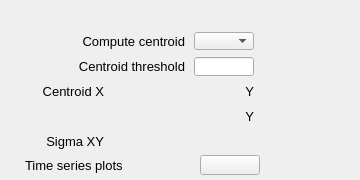
    <widget class="PyDMFrame" name="composite_15">
      <property name="geometry">
        <rect>
          <x>390</x>
          <y>280</y>
          <width>360</width>
          <height>180</height>
        </rect>
      </property>
      <widget class="QLabel" name="text_22">
        <property name="geometry">
          <rect>
            <x>4</x>
            <y>81</y>
            <width>100</width>
            <height>20</height>
          </rect>
        </property>
        <property name="text">
          <string>Centroid X</string>
        </property>
        <property name="font" stdset="0">
          <font>
            <pointsize>10</pointsize>
          </font>
        </property>
        <property name="brush" stdset="0">
          <brush brushstyle="SolidPattern">
            <color alpha="255">
              <red>0</red>
              <green>0</green>
              <blue>0</blue>
            </color>
          </brush>
        </property>
        <property name="toolTip">
          <string>text_22</string>
        </property>
        <property name="alignment">
          <set>Qt::AlignRight|Qt::AlignTrailing|Qt::AlignVCenter</set>
        </property>
        <property name="styleSheet">
          <string notr="true">QLabel#text_22 {
  color: rgb(0, 0, 0);
  }</string>
        </property>
      </widget>
      <widget class="PyDMLabel" name="text_update_14">
        <property name="geometry">
          <rect>
            <x>108</x>
            <y>82</y>
            <width>90</width>
            <height>18</height>
          </rect>
        </property>
        <property name="toolTip">
          <string>PV: ${prefix}CentroidX_RBV</string>
        </property>
        <property name="channel" stdset="0">
          <string>ca://${prefix}CentroidX_RBV</string>
        </property>
        <property name="font" stdset="0">
          <font>
            <pointsize>10</pointsize>
          </font>
        </property>
        <property name="alignment">
          <set>Qt::AlignLeading|Qt::AlignLeft|Qt::AlignVCenter</set>
        </property>
        <property name="textInteractionFlags">
          <set>Qt::TextSelectableByKeyboard|Qt::TextSelectableByMouse</set>
        </property>
        <property name="styleSheet">
          <string notr="true">PyDMLabel#text_update_14 {
  color: rgb(10, 0, 184);
  background-color: rgb(187, 187, 187);
  }</string>
        </property>
      </widget>
      <widget class="PyDMLabel" name="text_update_15">
        <property name="geometry">
          <rect>
            <x>260</x>
            <y>82</y>
            <width>90</width>
            <height>18</height>
          </rect>
        </property>
        <property name="toolTip">
          <string>PV: ${prefix}CentroidY_RBV</string>
        </property>
        <property name="channel" stdset="0">
          <string>ca://${prefix}CentroidY_RBV</string>
        </property>
        <property name="font" stdset="0">
          <font>
            <pointsize>10</pointsize>
          </font>
        </property>
        <property name="alignment">
          <set>Qt::AlignLeading|Qt::AlignLeft|Qt::AlignVCenter</set>
        </property>
        <property name="textInteractionFlags">
          <set>Qt::TextSelectableByKeyboard|Qt::TextSelectableByMouse</set>
        </property>
        <property name="styleSheet">
          <string notr="true">PyDMLabel#text_update_15 {
  color: rgb(10, 0, 184);
  background-color: rgb(187, 187, 187);
  }</string>
        </property>
      </widget>
      <widget class="QLabel" name="text_23">
        <property name="geometry">
          <rect>
            <x>224</x>
            <y>81</y>
            <width>30</width>
            <height>20</height>
          </rect>
        </property>
        <property name="text">
          <string>Y</string>
        </property>
        <property name="font" stdset="0">
          <font>
            <pointsize>10</pointsize>
          </font>
        </property>
        <property name="brush" stdset="0">
          <brush brushstyle="SolidPattern">
            <color alpha="255">
              <red>0</red>
              <green>0</green>
              <blue>0</blue>
            </color>
          </brush>
        </property>
        <property name="toolTip">
          <string>text_23</string>
        </property>
        <property name="alignment">
          <set>Qt::AlignRight|Qt::AlignTrailing|Qt::AlignVCenter</set>
        </property>
        <property name="styleSheet">
          <string notr="true">QLabel#text_23 {
  color: rgb(0, 0, 0);
  }</string>
        </property>
      </widget>
      <widget class="PyDMLabel" name="text_update_16">
        <property name="geometry">
          <rect>
            <x>260</x>
            <y>107</y>
            <width>90</width>
            <height>18</height>
          </rect>
        </property>
        <property name="toolTip">
          <string>PV: ${prefix}SigmaY_RBV</string>
        </property>
        <property name="channel" stdset="0">
          <string>ca://${prefix}SigmaY_RBV</string>
        </property>
        <property name="font" stdset="0">
          <font>
            <pointsize>10</pointsize>
          </font>
        </property>
        <property name="alignment">
          <set>Qt::AlignLeading|Qt::AlignLeft|Qt::AlignVCenter</set>
        </property>
        <property name="textInteractionFlags">
          <set>Qt::TextSelectableByKeyboard|Qt::TextSelectableByMouse</set>
        </property>
        <property name="styleSheet">
          <string notr="true">PyDMLabel#text_update_16 {
  color: rgb(10, 0, 184);
  background-color: rgb(187, 187, 187);
  }</string>
        </property>
      </widget>
      <widget class="QLabel" name="text_24">
        <property name="geometry">
          <rect>
            <x>224</x>
            <y>106</y>
            <width>30</width>
            <height>20</height>
          </rect>
        </property>
        <property name="text">
          <string>Y</string>
        </property>
        <property name="font" stdset="0">
          <font>
            <pointsize>10</pointsize>
          </font>
        </property>
        <property name="brush" stdset="0">
          <brush brushstyle="SolidPattern">
            <color alpha="255">
              <red>0</red>
              <green>0</green>
              <blue>0</blue>
            </color>
          </brush>
        </property>
        <property name="toolTip">
          <string>text_24</string>
        </property>
        <property name="alignment">
          <set>Qt::AlignRight|Qt::AlignTrailing|Qt::AlignVCenter</set>
        </property>
        <property name="styleSheet">
          <string notr="true">QLabel#text_24 {
  color: rgb(0, 0, 0);
  }</string>
        </property>
      </widget>
      <widget class="PyDMEnumComboBox" name="menu_4">
        <property name="geometry">
          <rect>
            <x>194</x>
            <y>32</y>
            <width>60</width>
            <height>18</height>
          </rect>
        </property>
        <property name="toolTip">
          <string>${prefix}ComputeCentroid</string>
        </property>
        <property name="channel" stdset="0">
          <string>ca://${prefix}ComputeCentroid</string>
        </property>
        <property name="font" stdset="0">
          <font>
            <pointsize>10</pointsize>
          </font>
        </property>
        <property name="styleSheet">
          <string notr="true">PyDMEnumComboBox#menu_4 {
  color: rgb(0, 0, 0);
  background-color: rgb(115, 223, 255);
  }</string>
        </property>
      </widget>
      <widget class="PyDMLabel" name="text_update_17">
        <property name="geometry">
          <rect>
            <x>260</x>
            <y>32</y>
            <width>90</width>
            <height>18</height>
          </rect>
        </property>
        <property name="toolTip">
          <string>PV: ${prefix}ComputeCentroid_RBV</string>
        </property>
        <property name="channel" stdset="0">
          <string>ca://${prefix}ComputeCentroid_RBV</string>
        </property>
        <property name="font" stdset="0">
          <font>
            <pointsize>10</pointsize>
          </font>
        </property>
        <property name="alignment">
          <set>Qt::AlignLeading|Qt::AlignLeft|Qt::AlignVCenter</set>
        </property>
        <property name="textInteractionFlags">
          <set>Qt::TextSelectableByKeyboard|Qt::TextSelectableByMouse</set>
        </property>
        <property name="styleSheet">
          <string notr="true">PyDMLabel#text_update_17 {
  color: rgb(10, 0, 184);
  background-color: rgb(70, 70, 70);
  }</string>
        </property>
      </widget>
      <widget class="QLabel" name="text_25">
        <property name="geometry">
          <rect>
            <x>5</x>
            <y>31</y>
            <width>180</width>
            <height>20</height>
          </rect>
        </property>
        <property name="text">
          <string>Compute centroid</string>
        </property>
        <property name="font" stdset="0">
          <font>
            <pointsize>10</pointsize>
          </font>
        </property>
        <property name="brush" stdset="0">
          <brush brushstyle="SolidPattern">
            <color alpha="255">
              <red>0</red>
              <green>0</green>
              <blue>0</blue>
            </color>
          </brush>
        </property>
        <property name="toolTip">
          <string>text_25</string>
        </property>
        <property name="alignment">
          <set>Qt::AlignRight|Qt::AlignTrailing|Qt::AlignVCenter</set>
        </property>
        <property name="styleSheet">
          <string notr="true">QLabel#text_25 {
  color: rgb(0, 0, 0);
  }</string>
        </property>
      </widget>
      <widget class="PyDMFrame" name="composite_16">
        <property name="geometry">
          <rect>
            <x>125</x>
            <y>5</y>
            <width>110</width>
            <height>21</height>
          </rect>
        </property>
        <widget class="PyDMDrawingRectangle" name="rectangle_9">
          <property name="geometry">
            <rect>
              <x>390</x>
              <y>280</y>
              <width>110</width>
              <height>21</height>
            </rect>
          </property>
          <property name="brush" stdset="0">
            <brush brushstyle="SolidPattern">
              <color alpha="255">
                <red>218</red>
                <green>218</green>
                <blue>218</blue>
              </color>
            </brush>
          </property>
          <property name="penStyle" stdset="0">
            <enum>Qt::SolidLine</enum>
          </property>
          <property name="penColor" stdset="0">
            <color>
              <red>218</red>
              <green>218</green>
              <blue>218</blue>
            </color>
          </property>
          <property name="penWidth" stdset="0">
            <double>0</double>
          </property>
          <property name="penCapStyle" stdset="0">
            <enum>Qt::FlatCap</enum>
          </property>
          <property name="toolTip">
            <string>rectangle_9</string>
          </property>
        </widget>
        <widget class="QLabel" name="text_26">
          <property name="geometry">
            <rect>
              <x>393</x>
              <y>280</y>
              <width>103</width>
              <height>20</height>
            </rect>
          </property>
          <property name="text">
            <string>Centroid</string>
          </property>
          <property name="font" stdset="0">
            <font>
              <pointsize>10</pointsize>
            </font>
          </property>
          <property name="brush" stdset="0">
            <brush brushstyle="SolidPattern">
              <color alpha="255">
                <red>10</red>
                <green>0</green>
                <blue>184</blue>
              </color>
            </brush>
          </property>
          <property name="toolTip">
            <string>text_26</string>
          </property>
          <property name="alignment">
            <set>Qt::AlignCenter</set>
          </property>
          <property name="styleSheet">
            <string notr="true">QLabel#text_26 {
  color: rgb(10, 0, 184);
  }</string>
          </property>
        </widget>
      </widget>
      <widget class="QLabel" name="text_27">
        <property name="geometry">
          <rect>
            <x>15</x>
            <y>56</y>
            <width>170</width>
            <height>20</height>
          </rect>
        </property>
        <property name="text">
          <string>Centroid threshold</string>
        </property>
        <property name="font" stdset="0">
          <font>
            <pointsize>10</pointsize>
          </font>
        </property>
        <property name="brush" stdset="0">
          <brush brushstyle="SolidPattern">
            <color alpha="255">
              <red>0</red>
              <green>0</green>
              <blue>0</blue>
            </color>
          </brush>
        </property>
        <property name="toolTip">
          <string>text_27</string>
        </property>
        <property name="alignment">
          <set>Qt::AlignRight|Qt::AlignTrailing|Qt::AlignVCenter</set>
        </property>
        <property name="styleSheet">
          <string notr="true">QLabel#text_27 {
  color: rgb(0, 0, 0);
  }</string>
        </property>
      </widget>
      <widget class="PyDMLineEdit" name="text_entry_7">
        <property name="geometry">
          <rect>
            <x>194</x>
            <y>57</y>
            <width>60</width>
            <height>19</height>
          </rect>
        </property>
        <property name="channel" stdset="0">
          <string>ca://${prefix}CentroidThreshold</string>
        </property>
        <property name="toolTip">
          <string>${prefix}CentroidThreshold</string>
        </property>
        <property name="font" stdset="0">
          <font>
            <pointsize>10</pointsize>
          </font>
        </property>
        <property name="styleSheet">
          <string notr="true">PyDMLineEdit#text_entry_7 {
  color: rgb(0, 0, 0);
  background-color: rgb(115, 223, 255);
  border: 1px solid black;
  margin: 0px;
  padding: 0px;
  spacing: 0px;
  }</string>
        </property>
      </widget>
      <widget class="PyDMLabel" name="text_update_18">
        <property name="geometry">
          <rect>
            <x>260</x>
            <y>57</y>
            <width>90</width>
            <height>18</height>
          </rect>
        </property>
        <property name="toolTip">
          <string>PV: ${prefix}CentroidThreshold_RBV</string>
        </property>
        <property name="channel" stdset="0">
          <string>ca://${prefix}CentroidThreshold_RBV</string>
        </property>
        <property name="font" stdset="0">
          <font>
            <pointsize>10</pointsize>
          </font>
        </property>
        <property name="alignment">
          <set>Qt::AlignLeading|Qt::AlignLeft|Qt::AlignVCenter</set>
        </property>
        <property name="textInteractionFlags">
          <set>Qt::TextSelectableByKeyboard|Qt::TextSelectableByMouse</set>
        </property>
        <property name="styleSheet">
          <string notr="true">PyDMLabel#text_update_18 {
  color: rgb(10, 0, 184);
  background-color: rgb(187, 187, 187);
  }</string>
        </property>
      </widget>
      <widget class="PyDMDrawingRectangle" name="rectangle_10">
        <property name="geometry">
          <rect>
            <x>0</x>
            <y>0</y>
            <width>360</width>
            <height>180</height>
          </rect>
        </property>
        <property name="brush" stdset="0">
          <brush brushstyle="NoBrush">
            <color alpha="255">
              <red>0</red>
              <green>0</green>
              <blue>0</blue>
            </color>
          </brush>
        </property>
        <property name="penStyle" stdset="0">
          <enum>Qt::SolidLine</enum>
        </property>
        <property name="penColor" stdset="0">
          <color>
            <red>0</red>
            <green>0</green>
            <blue>0</blue>
          </color>
        </property>
        <property name="penWidth" stdset="0">
          <double>1</double>
        </property>
        <property name="penCapStyle" stdset="0">
          <enum>Qt::FlatCap</enum>
        </property>
        <property name="toolTip">
          <string>rectangle_10</string>
        </property>
      </widget>
      <widget class="PyDMFrame" name="composite_17">
        <property name="geometry">
          <rect>
            <x>34</x>
            <y>106</y>
            <width>164</width>
            <height>20</height>
          </rect>
        </property>
        <widget class="PyDMLabel" name="text_update_19">
          <property name="geometry">
            <rect>
              <x>464</x>
              <y>281</y>
              <width>90</width>
              <height>18</height>
            </rect>
          </property>
          <property name="toolTip">
            <string>PV: ${prefix}SigmaX_RBV</string>
          </property>
          <property name="channel" stdset="0">
            <string>ca://${prefix}SigmaX_RBV</string>
          </property>
          <property name="font" stdset="0">
            <font>
              <pointsize>10</pointsize>
            </font>
          </property>
          <property name="alignment">
            <set>Qt::AlignLeading|Qt::AlignLeft|Qt::AlignVCenter</set>
          </property>
          <property name="textInteractionFlags">
            <set>Qt::TextSelectableByKeyboard|Qt::TextSelectableByMouse</set>
          </property>
          <property name="styleSheet">
            <string notr="true">PyDMLabel#text_update_19 {
  color: rgb(10, 0, 184);
  background-color: rgb(187, 187, 187);
  }</string>
          </property>
        </widget>
        <widget class="QLabel" name="text_28">
          <property name="geometry">
            <rect>
              <x>390</x>
              <y>280</y>
              <width>70</width>
              <height>20</height>
            </rect>
          </property>
          <property name="text">
            <string>Sigma X</string>
          </property>
          <property name="font" stdset="0">
            <font>
              <pointsize>10</pointsize>
            </font>
          </property>
          <property name="brush" stdset="0">
            <brush brushstyle="SolidPattern">
              <color alpha="255">
                <red>0</red>
                <green>0</green>
                <blue>0</blue>
              </color>
            </brush>
          </property>
          <property name="toolTip">
            <string>text_28</string>
          </property>
          <property name="alignment">
            <set>Qt::AlignRight|Qt::AlignTrailing|Qt::AlignVCenter</set>
          </property>
          <property name="styleSheet">
            <string notr="true">QLabel#text_28 {
  color: rgb(0, 0, 0);
  }</string>
          </property>
        </widget>
      </widget>
      <widget class="PyDMLabel" name="text_update_20">
        <property name="geometry">
          <rect>
            <x>108</x>
            <y>132</y>
            <width>90</width>
            <height>18</height>
          </rect>
        </property>
        <property name="toolTip">
          <string>PV: ${prefix}SigmaXY_RBV</string>
        </property>
        <property name="channel" stdset="0">
          <string>ca://${prefix}SigmaXY_RBV</string>
        </property>
        <property name="font" stdset="0">
          <font>
            <pointsize>10</pointsize>
          </font>
        </property>
        <property name="alignment">
          <set>Qt::AlignLeading|Qt::AlignLeft|Qt::AlignVCenter</set>
        </property>
        <property name="textInteractionFlags">
          <set>Qt::TextSelectableByKeyboard|Qt::TextSelectableByMouse</set>
        </property>
        <property name="styleSheet">
          <string notr="true">PyDMLabel#text_update_20 {
  color: rgb(10, 0, 184);
  background-color: rgb(187, 187, 187);
  }</string>
        </property>
      </widget>
      <widget class="QLabel" name="text_29">
        <property name="geometry">
          <rect>
            <x>34</x>
            <y>131</y>
            <width>70</width>
            <height>20</height>
          </rect>
        </property>
        <property name="text">
          <string>Sigma XY</string>
        </property>
        <property name="font" stdset="0">
          <font>
            <pointsize>10</pointsize>
          </font>
        </property>
        <property name="brush" stdset="0">
          <brush brushstyle="SolidPattern">
            <color alpha="255">
              <red>0</red>
              <green>0</green>
              <blue>0</blue>
            </color>
          </brush>
        </property>
        <property name="toolTip">
          <string>text_29</string>
        </property>
        <property name="alignment">
          <set>Qt::AlignRight|Qt::AlignTrailing|Qt::AlignVCenter</set>
        </property>
        <property name="styleSheet">
          <string notr="true">QLabel#text_29 {
  color: rgb(0, 0, 0);
  }</string>
        </property>
      </widget>
      <widget class="PyDMRelatedDisplayButton" name="related_display_2">
        <property name="geometry">
          <rect>
            <x>200</x>
            <y>155</y>
            <width>60</width>
            <height>20</height>
          </rect>
        </property>
        <property name="showIcon" stdset="0">
          <bool>true</bool>
        </property>
        <property name="font" stdset="0">
          <font>
            <pointsize>10</pointsize>
          </font>
        </property>
        <property name="styleSheet">
          <string notr="true">PyDMRelatedDisplayButton#related_display_2 {
  color: rgb(0, 0, 0);
  background-color: rgb(115, 223, 255);
  }</string>
        </property>
        <property name="titles" stdset="0">
          <stringlist>
            <string>Centroid X</string>
            <string>Centroid Y</string>
            <string>Sigma X</string>
            <string>Sigma Y</string>
            <string>Sigma XY</string>
            <string>All</string>
          </stringlist>
        </property>
        <property name="filenames" stdset="0">
          <stringlist>
            <string>TimeSeries.ui</string>
            <string>TimeSeries.ui</string>
            <string>TimeSeries.ui</string>
            <string>TimeSeries.ui</string>
            <string>TimeSeries.ui</string>
            <string>TimeSeriesAll.ui</string>
          </stringlist>
        </property>
        <property name="macros" stdset="0">
          <stringlist>
            <string>P=${P},R=${R},PLT=TSCentroidY</string>
            <string>P=${P},R=${R},PLT=TSCentroidX</string>
            <string>P=${P},R=${R},PLT=TSSigmaX</string>
            <string>P=${P},R=${R},PLT=TSSigmaY</string>
            <string>P=${P},R=${R},PLT=TSSigmaXY</string>
            <string>P=${P},R=${R}</string>
          </stringlist>
        </property>
        <property name="openInNewWindow" stdset="0">
          <bool>true</bool>
        </property>
      </widget>
      <widget class="QLabel" name="text_30">
        <property name="geometry">
          <rect>
            <x>25</x>
            <y>155</y>
            <width>170</width>
            <height>20</height>
          </rect>
        </property>
        <property name="text">
          <string>Time series plots</string>
        </property>
        <property name="font" stdset="0">
          <font>
            <pointsize>10</pointsize>
          </font>
        </property>
        <property name="brush" stdset="0">
          <brush brushstyle="SolidPattern">
            <color alpha="255">
              <red>0</red>
              <green>0</green>
              <blue>0</blue>
            </color>
          </brush>
        </property>
        <property name="toolTip">
          <string>text_30</string>
        </property>
        <property name="alignment">
          <set>Qt::AlignLeading|Qt::AlignLeft|Qt::AlignVCenter</set>
        </property>
        <property name="styleSheet">
          <string notr="true">QLabel#text_30 {
  color: rgb(0, 0, 0);
  }</string>
        </property>
      </widget>
    </widget>
